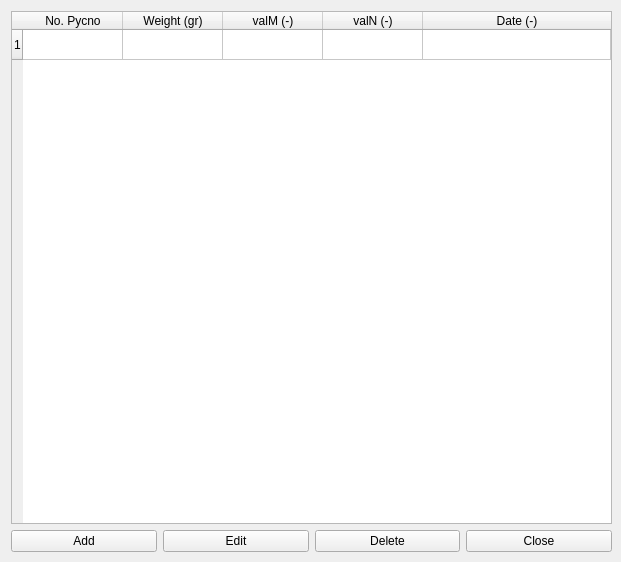
<?xml version="1.0" encoding="UTF-8"?>
<ui version="4.0">
 <class>DBPycnometer</class>
 <widget class="QWidget" name="DBPycnometer">
  <property name="enabled">
   <bool>true</bool>
  </property>
  <property name="geometry">
   <rect>
    <x>0</x>
    <y>0</y>
    <width>621</width>
    <height>562</height>
   </rect>
  </property>
  <property name="windowTitle">
   <string>DB Cbr</string>
  </property>
  <widget class="QWidget" name="layoutWidget">
   <property name="geometry">
    <rect>
     <x>11</x>
     <y>11</y>
     <width>601</width>
     <height>541</height>
    </rect>
   </property>
   <layout class="QGridLayout" name="gridLayout_2">
    <item row="0" column="0">
     <widget class="QTableWidget" name="tableWidget">
      <property name="sizePolicy">
       <sizepolicy hsizetype="Expanding" vsizetype="Expanding">
        <horstretch>2</horstretch>
        <verstretch>0</verstretch>
       </sizepolicy>
      </property>
      <property name="rowCount">
       <number>1</number>
      </property>
      <property name="columnCount">
       <number>5</number>
      </property>
      <attribute name="horizontalHeaderCascadingSectionResizes">
       <bool>true</bool>
      </attribute>
      <attribute name="horizontalHeaderStretchLastSection">
       <bool>true</bool>
      </attribute>
      <row/>
      <column>
       <property name="text">
        <string>No. Pycno</string>
       </property>
      </column>
      <column>
       <property name="text">
        <string>Weight (gr)</string>
       </property>
      </column>
      <column>
       <property name="text">
        <string>valM (-)</string>
       </property>
      </column>
      <column>
       <property name="text">
        <string>valN (-)</string>
       </property>
      </column>
      <column>
       <property name="text">
        <string>Date (-)</string>
       </property>
      </column>
     </widget>
    </item>
    <item row="1" column="0">
     <layout class="QGridLayout" name="gridLayout">
      <item row="0" column="3">
       <widget class="QPushButton" name="pushButtonClose">
        <property name="text">
         <string>Close</string>
        </property>
       </widget>
      </item>
      <item row="0" column="0">
       <widget class="QPushButton" name="pushButtonAdd">
        <property name="text">
         <string>Add</string>
        </property>
       </widget>
      </item>
      <item row="0" column="1">
       <widget class="QPushButton" name="pushButtonUpdate">
        <property name="text">
         <string>Edit</string>
        </property>
       </widget>
      </item>
      <item row="0" column="2">
       <widget class="QPushButton" name="pushButtonDelete">
        <property name="text">
         <string>Delete</string>
        </property>
       </widget>
      </item>
     </layout>
    </item>
   </layout>
  </widget>
 </widget>
 <resources/>
 <connections>
  <connection>
   <sender>pushButtonClose</sender>
   <signal>clicked()</signal>
   <receiver>DBPycnometer</receiver>
   <slot>close()</slot>
   <hints>
    <hint type="sourcelabel">
     <x>356</x>
     <y>445</y>
    </hint>
    <hint type="destinationlabel">
     <x>207</x>
     <y>233</y>
    </hint>
   </hints>
  </connection>
 </connections>
</ui>
